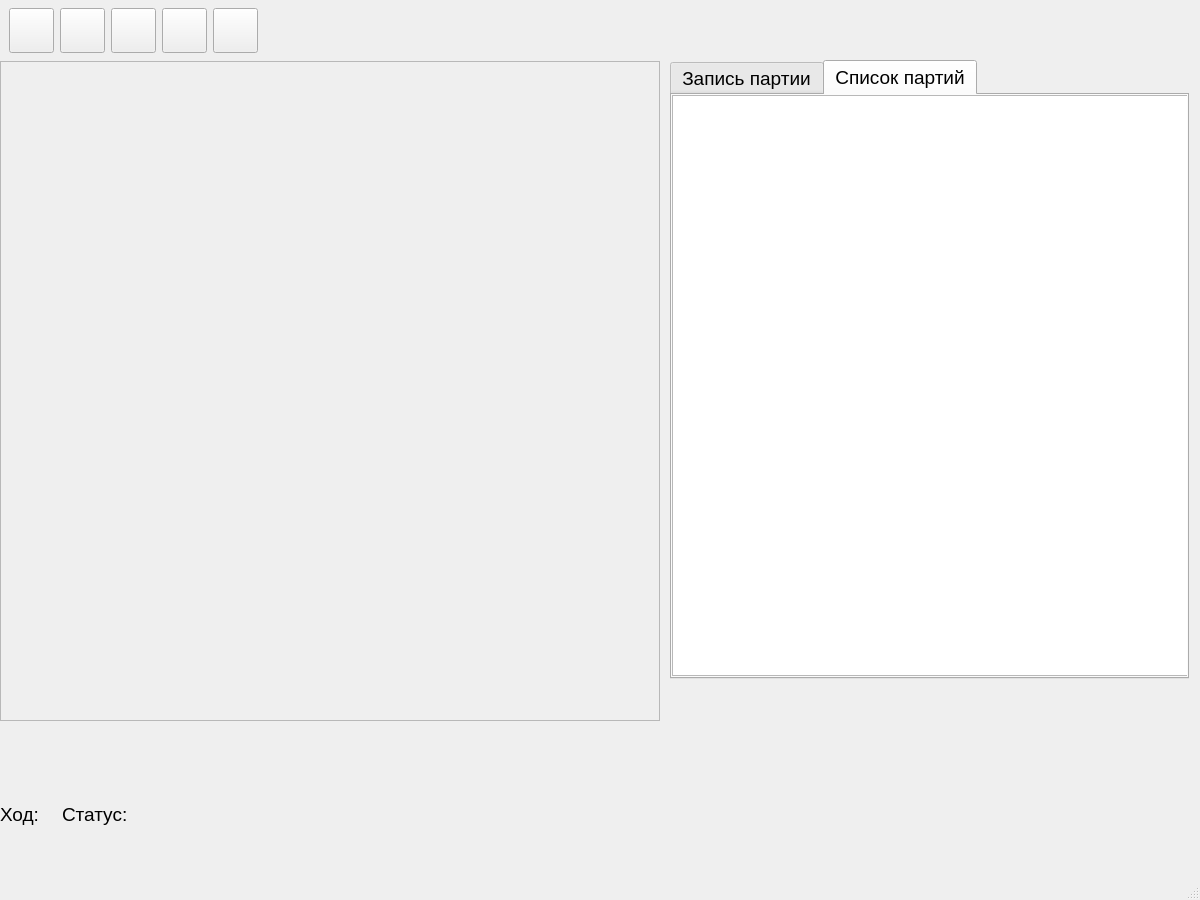
<?xml version="1.0" encoding="UTF-8"?>
<ui version="4.0">
 <class>MainWindow</class>
 <widget class="QMainWindow" name="MainWindow">
  <property name="geometry">
   <rect>
    <x>0</x>
    <y>0</y>
    <width>1200</width>
    <height>900</height>
   </rect>
  </property>
  <property name="font">
   <font>
    <pointsize>14</pointsize>
   </font>
  </property>
  <property name="windowTitle">
   <string>Шахматы-100</string>
  </property>
  <property name="windowIcon">
   <iconset theme="QIcon::ThemeIcon::ViewRestore"/>
  </property>
  <widget class="QWidget" name="centralwidget">
   <widget class="QWidget" name="horizontalLayoutWidget">
    <property name="geometry">
     <rect>
      <x>9</x>
      <y>0</y>
      <width>1381</width>
      <height>61</height>
     </rect>
    </property>
    <layout class="QHBoxLayout" name="horizontalLayout">
     <item>
      <widget class="QPushButton" name="newgame">
       <property name="maximumSize">
        <size>
         <width>45</width>
         <height>45</height>
        </size>
       </property>
       <property name="whatsThis">
        <string>&lt;html&gt;&lt;head/&gt;&lt;body&gt;&lt;p&gt;Новая партия&lt;/p&gt;&lt;/body&gt;&lt;/html&gt;</string>
       </property>
       <property name="styleSheet">
        <string notr="true">background-image: url(:/icons/img/icons/game_new.png);</string>
       </property>
       <property name="text">
        <string/>
       </property>
      </widget>
     </item>
     <item>
      <widget class="QPushButton" name="replay">
       <property name="maximumSize">
        <size>
         <width>45</width>
         <height>45</height>
        </size>
       </property>
       <property name="whatsThis">
        <string>&lt;html&gt;&lt;head/&gt;&lt;body&gt;&lt;p&gt;Открыть партию&lt;/p&gt;&lt;/body&gt;&lt;/html&gt;</string>
       </property>
       <property name="styleSheet">
        <string notr="true">background-image: url(:/icons/img/icons/Open_game.png);</string>
       </property>
       <property name="text">
        <string/>
       </property>
      </widget>
     </item>
     <item>
      <widget class="QPushButton" name="savegame">
       <property name="maximumSize">
        <size>
         <width>45</width>
         <height>45</height>
        </size>
       </property>
       <property name="whatsThis">
        <string>&lt;html&gt;&lt;head/&gt;&lt;body&gt;&lt;p&gt;Сохранить партию&lt;/p&gt;&lt;/body&gt;&lt;/html&gt;</string>
       </property>
       <property name="styleSheet">
        <string notr="true">background-image: url(:/icons/img/icons/save.png);</string>
       </property>
       <property name="text">
        <string/>
       </property>
      </widget>
     </item>
     <item>
      <widget class="QPushButton" name="rotate">
       <property name="maximumSize">
        <size>
         <width>45</width>
         <height>45</height>
        </size>
       </property>
       <property name="whatsThis">
        <string>&lt;html&gt;&lt;head/&gt;&lt;body&gt;&lt;p&gt;Поворот  доски&lt;/p&gt;&lt;/body&gt;&lt;/html&gt;</string>
       </property>
       <property name="styleSheet">
        <string notr="true">background-image: url(:/icons/img/icons/flip_board.png);</string>
       </property>
       <property name="text">
        <string/>
       </property>
      </widget>
     </item>
     <item>
      <widget class="QPushButton" name="exit">
       <property name="maximumSize">
        <size>
         <width>45</width>
         <height>45</height>
        </size>
       </property>
       <property name="styleSheet">
        <string notr="true">background-image: url(:/icons/img/icons/close_board.png);</string>
       </property>
       <property name="text">
        <string/>
       </property>
      </widget>
     </item>
     <item>
      <spacer name="horizontalSpacer">
       <property name="orientation">
        <enum>Qt::Orientation::Horizontal</enum>
       </property>
       <property name="sizeHint" stdset="0">
        <size>
         <width>40</width>
         <height>20</height>
        </size>
       </property>
      </spacer>
     </item>
    </layout>
   </widget>
   <widget class="QWidget" name="verticalLayoutWidget">
    <property name="geometry">
     <rect>
      <x>0</x>
      <y>60</y>
      <width>662</width>
      <height>662</height>
     </rect>
    </property>
    <layout class="QVBoxLayout" name="verticalLayout">
     <item>
      <widget class="QFrame" name="chessboard_frame">
       <property name="sizePolicy">
        <sizepolicy hsizetype="Preferred" vsizetype="Preferred">
         <horstretch>0</horstretch>
         <verstretch>0</verstretch>
        </sizepolicy>
       </property>
       <property name="minimumSize">
        <size>
         <width>660</width>
         <height>660</height>
        </size>
       </property>
       <property name="maximumSize">
        <size>
         <width>660</width>
         <height>660</height>
        </size>
       </property>
       <property name="frameShape">
        <enum>QFrame::Shape::StyledPanel</enum>
       </property>
       <property name="frameShadow">
        <enum>QFrame::Shadow::Raised</enum>
       </property>
      </widget>
     </item>
    </layout>
   </widget>
   <widget class="QTabWidget" name="tabWidget">
    <property name="geometry">
     <rect>
      <x>670</x>
      <y>60</y>
      <width>519</width>
      <height>619</height>
     </rect>
    </property>
    <property name="currentIndex">
     <number>1</number>
    </property>
    <widget class="QWidget" name="moves">
     <attribute name="title">
      <string>Запись партии</string>
     </attribute>
     <widget class="QListView" name="listMoves">
      <property name="geometry">
       <rect>
        <x>10</x>
        <y>10</y>
        <width>501</width>
        <height>561</height>
       </rect>
      </property>
     </widget>
    </widget>
    <widget class="QWidget" name="games">
     <attribute name="title">
      <string>Список партий</string>
     </attribute>
     <widget class="QListView" name="listGames">
      <property name="geometry">
       <rect>
        <x>0</x>
        <y>0</y>
        <width>521</width>
        <height>581</height>
       </rect>
      </property>
     </widget>
    </widget>
   </widget>
   <widget class="QWidget" name="horizontalLayoutWidget_2">
    <property name="geometry">
     <rect>
      <x>0</x>
      <y>789</y>
      <width>1201</width>
      <height>51</height>
     </rect>
    </property>
    <layout class="QHBoxLayout" name="horizontalLayout_2">
     <item>
      <widget class="QLabel" name="turnLabel">
       <property name="maximumSize">
        <size>
         <width>50</width>
         <height>16777215</height>
        </size>
       </property>
       <property name="text">
        <string>Ход:</string>
       </property>
      </widget>
     </item>
     <item>
      <widget class="QLabel" name="turn">
       <property name="maximumSize">
        <size>
         <width>60</width>
         <height>16777215</height>
        </size>
       </property>
       <property name="text">
        <string/>
       </property>
      </widget>
     </item>
     <item>
      <widget class="QLabel" name="statusLabel">
       <property name="maximumSize">
        <size>
         <width>70</width>
         <height>16777215</height>
        </size>
       </property>
       <property name="text">
        <string>Статус:</string>
       </property>
      </widget>
     </item>
     <item>
      <widget class="QLabel" name="status">
       <property name="maximumSize">
        <size>
         <width>80</width>
         <height>16777215</height>
        </size>
       </property>
       <property name="text">
        <string/>
       </property>
      </widget>
     </item>
     <item>
      <spacer name="horizontalSpacer_2">
       <property name="orientation">
        <enum>Qt::Orientation::Horizontal</enum>
       </property>
       <property name="sizeHint" stdset="0">
        <size>
         <width>40</width>
         <height>20</height>
        </size>
       </property>
      </spacer>
     </item>
    </layout>
   </widget>
  </widget>
  <widget class="QMenuBar" name="menubar">
   <property name="geometry">
    <rect>
     <x>0</x>
     <y>0</y>
     <width>1200</width>
     <height>32</height>
    </rect>
   </property>
  </widget>
  <widget class="QStatusBar" name="statusbar"/>
 </widget>
 <resources/>
 <connections>
  <connection>
   <sender>exit</sender>
   <signal>clicked()</signal>
   <receiver>MainWindow</receiver>
   <slot>close()</slot>
   <hints>
    <hint type="sourcelabel">
     <x>1172</x>
     <y>72</y>
    </hint>
    <hint type="destinationlabel">
     <x>1046</x>
     <y>280</y>
    </hint>
   </hints>
  </connection>
 </connections>
</ui>
